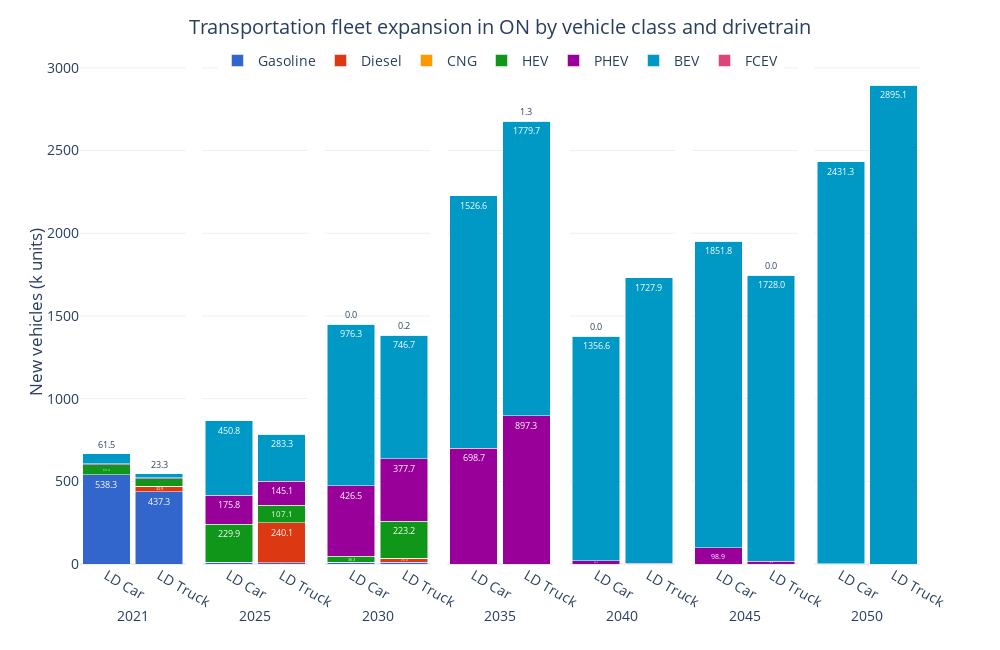

This figure's notebook cell:
### Code cell
ref_fig = ref_trnnewcap[ref_trnnewcap['Vehicle Class'].isin(['LD Car', 'LD Truck'])][['Period', 'Vehicle Class', 'New Capacity', 'Carrier']].groupby(['Period', 'Vehicle Class', 'Carrier'], as_index=False).sum()
ref_fig['New Capacity (M units)'] = ref_fig['New Capacity']/1E3

ref_fig['Carrier'] = pd.Categorical(ref_fig['Carrier'], categories=drivetrain_order, ordered=True)
ref_fig = ref_fig.sort_values(['Carrier', 'Period'])

fig = px.bar(ref_fig, 
             x='Vehicle Class', 
             y='New Capacity', 
             color='Carrier', 
             barmode='stack', 
             facet_col='Period',
             facet_col_spacing=2E-2,
             template='plotly_white',
             color_discrete_sequence=px.colors.qualitative.G10[:7] + px.colors.qualitative.G10[8:],
             text_auto='.1f',
             width=1000, height=650,
             )

fig.update_layout(title=dict(
        text='Transportation fleet expansion in ON by vehicle class and drivetrain',
        x=0.5, 
        y=0.97,
        xanchor='center',
        yanchor='top'
    ),
    xaxis=dict(title='Period'),
    yaxis=dict(title='New vehicles (k units)',
               dtick=500),
    yaxis_title_standoff=0,
    legend_title_text='',
    bargap=0.1,
    legend=dict(
        orientation='h',  
        yanchor='top',
        y=1.03,  
        xanchor='center',
        x=0.5),
    font=dict(
        # family="Open Sans",
        size=14)
    )

for annotation in fig.layout.annotations:
    annotation.text = annotation.text.split('=')[1]
    annotation.y = -0.08  
    annotation.yanchor = 'top' 

for axis in fig.layout:
    if axis.startswith('xaxis'):
        fig.layout[axis].title.text = ''

fig.for_each_trace(lambda trace: trace.update(textfont=dict(size=9)))

fig.show()

### Figure 1 — Plotly figure (JSON) as saved in the notebook; plotly's stock layout.template omitted (floating-point values rounded to 4 significant figures)
{"data": [{"alignmentgroup": "True", "hovertemplate": "Carrier=Gasoline<br>Period=2021<br>Vehicle Class=%{x}<br>New Capacity=%{y}<extra></extra>", "legendgroup": "Gasoline", "marker": {"color": "#3366CC", "pattern": {"shape": ""}}, "name": "Gasoline", "offsetgroup": "Gasoline", "orientation": "v", "showlegend": true, "textfont": {"size": 9}, "textposition": "auto", "texttemplate": "%{y:.1f}", "type": "bar", "x": ["LD Car", "LD Truck"], "xaxis": "x", "y": [538.3, 437.3], "yaxis": "y"}, {"alignmentgroup": "True", "hovertemplate": "Carrier=Gasoline<br>Period=2025<br>Vehicle Class=%{x}<br>New Capacity=%{y}<extra></extra>", "legendgroup": "Gasoline", "marker": {"color": "#3366CC", "pattern": {"shape": ""}}, "name": "Gasoline", "offsetgroup": "Gasoline", "orientation": "v", "showlegend": false, "textfont": {"size": 9}, "textposition": "auto", "texttemplate": "%{y:.1f}", "type": "bar", "x": ["LD Car", "LD Truck"], "xaxis": "x2", "y": [9.689, 8.43], "yaxis": "y2"}, {"alignmentgroup": "True", "hovertemplate": "Carrier=Gasoline<br>Period=2030<br>Vehicle Class=%{x}<br>New Capacity=%{y}<extra></extra>", "legendgroup": "Gasoline", "marker": {"color": "#3366CC", "pattern": {"shape": ""}}, "name": "Gasoline", "offsetgroup": "Gasoline", "orientation": "v", "showlegend": false, "textfont": {"size": 9}, "textposition": "auto", "texttemplate": "%{y:.1f}", "type": "bar", "x": ["LD Car", "LD Truck"], "xaxis": "x3", "y": [10.98, 9.353], "yaxis": "y3"}, {"alignmentgroup": "True", "hovertemplate": "Carrier=Gasoline<br>Period=2035<br>Vehicle Class=%{x}<br>New Capacity=%{y}<extra></extra>", "legendgroup": "Gasoline", "marker": {"color": "#3366CC", "pattern": {"shape": ""}}, "name": "Gasoline", "offsetgroup": "Gasoline", "orientation": "v", "showlegend": false, "textfont": {"size": 9}, "textposition": "auto", "texttemplate": "%{y:.1f}", "type": "bar", "x": ["LD Car", "LD Truck"], "xaxis": "x4", "y": [0, 0], "yaxis": "y4"}, {"alignmentgroup": "True", "hovertemplate": "Carrier=Gasoline<br>Period=2040<br>Vehicle Class=%{x}<br>New Capacity=%{y}<extra></extra>", "legendgroup": "Gasoline", "marker": {"color": "#3366CC", "pattern": {"shape": ""}}, "name": "Gasoline", "offsetgroup": "Gasoline", "orientation": "v", "showlegend": false, "textfont": {"size": 9}, "textposition": "auto", "texttemplate": "%{y:.1f}", "type": "bar", "x": ["LD Car", "LD Truck"], "xaxis": "x5", "y": [0, 0], "yaxis": "y5"}, {"alignmentgroup": "True", "hovertemplate": "Carrier=Gasoline<br>Period=2045<br>Vehicle Class=%{x}<br>New Capacity=%{y}<extra></extra>", "legendgroup": "Gasoline", "marker": {"color": "#3366CC", "pattern": {"shape": ""}}, "name": "Gasoline", "offsetgroup": "Gasoline", "orientation": "v", "showlegend": false, "textfont": {"size": 9}, "textposition": "auto", "texttemplate": "%{y:.1f}", "type": "bar", "x": ["LD Car", "LD Truck"], "xaxis": "x6", "y": [0, 0], "yaxis": "y6"}, {"alignmentgroup": "True", "hovertemplate": "Carrier=Gasoline<br>Period=2050<br>Vehicle Class=%{x}<br>New Capacity=%{y}<extra></extra>", "legendgroup": "Gasoline", "marker": {"color": "#3366CC", "pattern": {"shape": ""}}, "name": "Gasoline", "offsetgroup": "Gasoline", "orientation": "v", "showlegend": false, "textfont": {"size": 9}, "textposition": "auto", "texttemplate": "%{y:.1f}", "type": "bar", "x": ["LD Car", "LD Truck"], "xaxis": "x7", "y": [0, 0], "yaxis": "y7"}, {"alignmentgroup": "True", "hovertemplate": "Carrier=Diesel<br>Period=2021<br>Vehicle Class=%{x}<br>New Capacity=%{y}<extra></extra>", "legendgroup": "Diesel", "marker": {"color": "#DC3912", "pattern": {"shape": ""}}, "name": "Diesel", "offsetgroup": "Diesel", "orientation": "v", "showlegend": true, "textfont": {"size": 9}, "textposition": "auto", "texttemplate": "%{y:.1f}", "type": "bar", "x": ["LD Car", "LD Truck"], "xaxis": "x", "y": [0, 32.94], "yaxis": "y"}, {"alignmentgroup": "True", "hovertemplate": "Carrier=Diesel<br>Period=2025<br>Vehicle Class=%{x}<br>New Capacity=%{y}<extra></extra>", "legendgroup": "Diesel", "marker": {"color": "#DC3912", "pattern": {"shape": ""}}, "name": "Diesel", "offsetgroup": "Diesel", "orientation": "v", "showlegend": false, "textfont": {"size": 9}, "textposition": "auto", "texttemplate": "%{y:.1f}", "type": "bar", "x": ["LD Car", "LD Truck"], "xaxis": "x2", "y": [0.002994, 240.1], "yaxis": "y2"}, {"alignmentgroup": "True", "hovertemplate": "Carrier=Diesel<br>Period=2030<br>Vehicle Class=%{x}<br>New Capacity=%{y}<extra></extra>", "legendgroup": "Diesel", "marker": {"color": "#DC3912", "pattern": {"shape": ""}}, "name": "Diesel", "offsetgroup": "Diesel", "orientation": "v", "showlegend": false, "textfont": {"size": 9}, "textposition": "auto", "texttemplate": "%{y:.1f}", "type": "bar", "x": ["LD Car", "LD Truck"], "xaxis": "x3", "y": [0.001416, 25.97], "yaxis": "y3"}, {"alignmentgroup": "True", "hovertemplate": "Carrier=Diesel<br>Period=2035<br>Vehicle Class=%{x}<br>New Capacity=%{y}<extra></extra>", "legendgroup": "Diesel", "marker": {"color": "#DC3912", "pattern": {"shape": ""}}, "name": "Diesel", "offsetgroup": "Diesel", "orientation": "v", "showlegend": false, "textfont": {"size": 9}, "textposition": "auto", "texttemplate": "%{y:.1f}", "type": "bar", "x": ["LD Car", "LD Truck"], "xaxis": "x4", "y": [0, 0], "yaxis": "y4"}, {"alignmentgroup": "True", "hovertemplate": "Carrier=Diesel<br>Period=2040<br>Vehicle Class=%{x}<br>New Capacity=%{y}<extra></extra>", "legendgroup": "Diesel", "marker": {"color": "#DC3912", "pattern": {"shape": ""}}, "name": "Diesel", "offsetgroup": "Diesel", "orientation": "v", "showlegend": false, "textfont": {"size": 9}, "textposition": "auto", "texttemplate": "%{y:.1f}", "type": "bar", "x": ["LD Car", "LD Truck"], "xaxis": "x5", "y": [0, 0], "yaxis": "y5"}, {"alignmentgroup": "True", "hovertemplate": "Carrier=Diesel<br>Period=2045<br>Vehicle Class=%{x}<br>New Capacity=%{y}<extra></extra>", "legendgroup": "Diesel", "marker": {"color": "#DC3912", "pattern": {"shape": ""}}, "name": "Diesel", "offsetgroup": "Diesel", "orientation": "v", "showlegend": false, "textfont": {"size": 9}, "textposition": "auto", "texttemplate": "%{y:.1f}", "type": "bar", "x": ["LD Car", "LD Truck"], "xaxis": "x6", "y": [0, 0], "yaxis": "y6"}, {"alignmentgroup": "True", "hovertemplate": "Carrier=Diesel<br>Period=2050<br>Vehicle Class=%{x}<br>New Capacity=%{y}<extra></extra>", "legendgroup": "Diesel", "marker": {"color": "#DC3912", "pattern": {"shape": ""}}, "name": "Diesel", "offsetgroup": "Diesel", "orientation": "v", "showlegend": false, "textfont": {"size": 9}, "textposition": "auto", "texttemplate": "%{y:.1f}", "type": "bar", "x": ["LD Car", "LD Truck"], "xaxis": "x7", "y": [0, 0], "yaxis": "y7"}, {"alignmentgroup": "True", "hovertemplate": "Carrier=CNG<br>Period=2021<br>Vehicle Class=%{x}<br>New Capacity=%{y}<extra></extra>", "legendgroup": "CNG", "marker": {"color": "#FF9900", "pattern": {"shape": ""}}, "name": "CNG", "offsetgroup": "CNG", "orientation": "v", "showlegend": true, "textfont": {"size": 9}, "textposition": "auto", "texttemplate": "%{y:.1f}", "type": "bar", "x": ["LD Car", "LD Truck"], "xaxis": "x", "y": [0, 0], "yaxis": "y"}, {"alignmentgroup": "True", "hovertemplate": "Carrier=CNG<br>Period=2025<br>Vehicle Class=%{x}<br>New Capacity=%{y}<extra></extra>", "legendgroup": "CNG", "marker": {"color": "#FF9900", "pattern": {"shape": ""}}, "name": "CNG", "offsetgroup": "CNG", "orientation": "v", "showlegend": false, "textfont": {"size": 9}, "textposition": "auto", "texttemplate": "%{y:.1f}", "type": "bar", "x": ["LD Car", "LD Truck"], "xaxis": "x2", "y": [0.002641, 0.005118], "yaxis": "y2"}, {"alignmentgroup": "True", "hovertemplate": "Carrier=CNG<br>Period=2030<br>Vehicle Class=%{x}<br>New Capacity=%{y}<extra></extra>", "legendgroup": "CNG", "marker": {"color": "#FF9900", "pattern": {"shape": ""}}, "name": "CNG", "offsetgroup": "CNG", "orientation": "v", "showlegend": false, "textfont": {"size": 9}, "textposition": "auto", "texttemplate": "%{y:.1f}", "type": "bar", "x": ["LD Car", "LD Truck"], "xaxis": "x3", "y": [0.001384, 0.005479], "yaxis": "y3"}, {"alignmentgroup": "True", "hovertemplate": "Carrier=CNG<br>Period=2035<br>Vehicle Class=%{x}<br>New Capacity=%{y}<extra></extra>", "legendgroup": "CNG", "marker": {"color": "#FF9900", "pattern": {"shape": ""}}, "name": "CNG", "offsetgroup": "CNG", "orientation": "v", "showlegend": false, "textfont": {"size": 9}, "textposition": "auto", "texttemplate": "%{y:.1f}", "type": "bar", "x": ["LD Car", "LD Truck"], "xaxis": "x4", "y": [0, 0], "yaxis": "y4"}, {"alignmentgroup": "True", "hovertemplate": "Carrier=CNG<br>Period=2040<br>Vehicle Class=%{x}<br>New Capacity=%{y}<extra></extra>", "legendgroup": "CNG", "marker": {"color": "#FF9900", "pattern": {"shape": ""}}, "name": "CNG", "offsetgroup": "CNG", "orientation": "v", "showlegend": false, "textfont": {"size": 9}, "textposition": "auto", "texttemplate": "%{y:.1f}", "type": "bar", "x": ["LD Car", "LD Truck"], "xaxis": "x5", "y": [0, 0], "yaxis": "y5"}, {"alignmentgroup": "True", "hovertemplate": "Carrier=CNG<br>Period=2045<br>Vehicle Class=%{x}<br>New Capacity=%{y}<extra></extra>", "legendgroup": "CNG", "marker": {"color": "#FF9900", "pattern": {"shape": ""}}, "name": "CNG", "offsetgroup": "CNG", "orientation": "v", "showlegend": false, "textfont": {"size": 9}, "textposition": "auto", "texttemplate": "%{y:.1f}", "type": "bar", "x": ["LD Car", "LD Truck"], "xaxis": "x6", "y": [0, 0], "yaxis": "y6"}, {"alignmentgroup": "True", "hovertemplate": "Carrier=CNG<br>Period=2050<br>Vehicle Class=%{x}<br>New Capacity=%{y}<extra></extra>", "legendgroup": "CNG", "marker": {"color": "#FF9900", "pattern": {"shape": ""}}, "name": "CNG", "offsetgroup": "CNG", "orientation": "v", "showlegend": false, "textfont": {"size": 9}, "textposition": "auto", "texttemplate": "%{y:.1f}", "type": "bar", "x": ["LD Car", "LD Truck"], "xaxis": "x7", "y": [0, 0], "yaxis": "y7"}, {"alignmentgroup": "True", "hovertemplate": "Carrier=HEV<br>Period=2021<br>Vehicle Class=%{x}<br>New Capacity=%{y}<extra></extra>", "legendgroup": "HEV", "marker": {"color": "#109618", "pattern": {"shape": ""}}, "name": "HEV", "offsetgroup": "HEV", "orientation": "v", "showlegend": true, "textfont": {"size": 9}, "textposition": "auto", "texttemplate": "%{y:.1f}", "type": "bar", "x": ["LD Car", "LD Truck"], "xaxis": "x", "y": [63.39, 44.03], "yaxis": "y"}, {"alignmentgroup": "True", "hovertemplate": "Carrier=HEV<br>Period=2025<br>Vehicle Class=%{x}<br>New Capacity=%{y}<extra></extra>", "legendgroup": "HEV", "marker": {"color": "#109618", "pattern": {"shape": ""}}, "name": "HEV", "offsetgroup": "HEV", "orientation": "v", "showlegend": false, "textfont": {"size": 9}, "textposition": "auto", "texttemplate": "%{y:.1f}", "type": "bar", "x": ["LD Car", "LD Truck"], "xaxis": "x2", "y": [229.9, 107.1], "yaxis": "y2"}, {"alignmentgroup": "True", "hovertemplate": "Carrier=HEV<br>Period=2030<br>Vehicle Class=%{x}<br>New Capacity=%{y}<extra></extra>", "legendgroup": "HEV", "marker": {"color": "#109618", "pattern": {"shape": ""}}, "name": "HEV", "offsetgroup": "HEV", "orientation": "v", "showlegend": false, "textfont": {"size": 9}, "textposition": "auto", "texttemplate": "%{y:.1f}", "type": "bar", "x": ["LD Car", "LD Truck"], "xaxis": "x3", "y": [36.31, 223.2], "yaxis": "y3"}, {"alignmentgroup": "True", "hovertemplate": "Carrier=HEV<br>Period=2035<br>Vehicle Class=%{x}<br>New Capacity=%{y}<extra></extra>", "legendgroup": "HEV", "marker": {"color": "#109618", "pattern": {"shape": ""}}, "name": "HEV", "offsetgroup": "HEV", "orientation": "v", "showlegend": false, "textfont": {"size": 9}, "textposition": "auto", "texttemplate": "%{y:.1f}", "type": "bar", "x": ["LD Car", "LD Truck"], "xaxis": "x4", "y": [0, 0], "yaxis": "y4"}, {"alignmentgroup": "True", "hovertemplate": "Carrier=HEV<br>Period=2040<br>Vehicle Class=%{x}<br>New Capacity=%{y}<extra></extra>", "legendgroup": "HEV", "marker": {"color": "#109618", "pattern": {"shape": ""}}, "name": "HEV", "offsetgroup": "HEV", "orientation": "v", "showlegend": false, "textfont": {"size": 9}, "textposition": "auto", "texttemplate": "%{y:.1f}", "type": "bar", "x": ["LD Car", "LD Truck"], "xaxis": "x5", "y": [0, 0], "yaxis": "y5"}, {"alignmentgroup": "True", "hovertemplate": "Carrier=HEV<br>Period=2045<br>Vehicle Class=%{x}<br>New Capacity=%{y}<extra></extra>", "legendgroup": "HEV", "marker": {"color": "#109618", "pattern": {"shape": ""}}, "name": "HEV", "offsetgroup": "HEV", "orientation": "v", "showlegend": false, "textfont": {"size": 9}, "textposition": "auto", "texttemplate": "%{y:.1f}", "type": "bar", "x": ["LD Car", "LD Truck"], "xaxis": "x6", "y": [0, 0], "yaxis": "y6"}, {"alignmentgroup": "True", "hovertemplate": "Carrier=HEV<br>Period=2050<br>Vehicle Class=%{x}<br>New Capacity=%{y}<extra></extra>", "legendgroup": "HEV", "marker": {"color": "#109618", "pattern": {"shape": ""}}, "name": "HEV", "offsetgroup": "HEV", "orientation": "v", "showlegend": false, "textfont": {"size": 9}, "textposition": "auto", "texttemplate": "%{y:.1f}", "type": "bar", "x": ["LD Car", "LD Truck"], "xaxis": "x7", "y": [0, 0], "yaxis": "y7"}, {"alignmentgroup": "True", "hovertemplate": "Carrier=PHEV<br>Period=2021<br>Vehicle Class=%{x}<br>New Capacity=%{y}<extra></extra>", "legendgroup": "PHEV", "marker": {"color": "#990099", "pattern": {"shape": ""}}, "name": "PHEV", "offsetgroup": "PHEV", "orientation": "v", "showlegend": true, "textfont": {"size": 9}, "textposition": "auto", "texttemplate": "%{y:.1f}", "type": "bar", "x": ["LD Car", "LD Truck"], "xaxis": "x", "y": [4.991, 7.971], "yaxis": "y"}, {"alignmentgroup": "True", "hovertemplate": "Carrier=PHEV<br>Period=2025<br>Vehicle Class=%{x}<br>New Capacity=%{y}<extra></extra>", "legendgroup": "PHEV", "marker": {"color": "#990099", "pattern": {"shape": ""}}, "name": "PHEV", "offsetgroup": "PHEV", "orientation": "v", "showlegend": false, "textfont": {"size": 9}, "textposition": "auto", "texttemplate": "%{y:.1f}", "type": "bar", "x": ["LD Car", "LD Truck"], "xaxis": "x2", "y": [175.8, 145.1], "yaxis": "y2"}, {"alignmentgroup": "True", "hovertemplate": "Carrier=PHEV<br>Period=2030<br>Vehicle Class=%{x}<br>New Capacity=%{y}<extra></extra>", "legendgroup": "PHEV", "marker": {"color": "#990099", "pattern": {"shape": ""}}, "name": "PHEV", "offsetgroup": "PHEV", "orientation": "v", "showlegend": false, "textfont": {"size": 9}, "textposition": "auto", "texttemplate": "%{y:.1f}", "type": "bar", "x": ["LD Car", "LD Truck"], "xaxis": "x3", "y": [426.5, 377.7], "yaxis": "y3"}, {"alignmentgroup": "True", "hovertemplate": "Carrier=PHEV<br>Period=2035<br>Vehicle Class=%{x}<br>New Capacity=%{y}<extra></extra>", "legendgroup": "PHEV", "marker": {"color": "#990099", "pattern": {"shape": ""}}, "name": "PHEV", "offsetgroup": "PHEV", "orientation": "v", "showlegend": false, "textfont": {"size": 9}, "textposition": "auto", "texttemplate": "%{y:.1f}", "type": "bar", "x": ["LD Car", "LD Truck"], "xaxis": "x4", "y": [698.7, 897.3], "yaxis": "y4"}, {"alignmentgroup": "True", "hovertemplate": "Carrier=PHEV<br>Period=2040<br>Vehicle Class=%{x}<br>New Capacity=%{y}<extra></extra>", "legendgroup": "PHEV", "marker": {"color": "#990099", "pattern": {"shape": ""}}, "name": "PHEV", "offsetgroup": "PHEV", "orientation": "v", "showlegend": false, "textfont": {"size": 9}, "textposition": "auto", "texttemplate": "%{y:.1f}", "type": "bar", "x": ["LD Car", "LD Truck"], "xaxis": "x5", "y": [20.16, 3.09], "yaxis": "y5"}, {"alignmentgroup": "True", "hovertemplate": "Carrier=PHEV<br>Period=2045<br>Vehicle Class=%{x}<br>New Capacity=%{y}<extra></extra>", "legendgroup": "PHEV", "marker": {"color": "#990099", "pattern": {"shape": ""}}, "name": "PHEV", "offsetgroup": "PHEV", "orientation": "v", "showlegend": false, "textfont": {"size": 9}, "textposition": "auto", "texttemplate": "%{y:.1f}", "type": "bar", "x": ["LD Car", "LD Truck"], "xaxis": "x6", "y": [98.93, 16.81], "yaxis": "y6"}, {"alignmentgroup": "True", "hovertemplate": "Carrier=PHEV<br>Period=2050<br>Vehicle Class=%{x}<br>New Capacity=%{y}<extra></extra>", "legendgroup": "PHEV", "marker": {"color": "#990099", "pattern": {"shape": ""}}, "name": "PHEV", "offsetgroup": "PHEV", "orientation": "v", "showlegend": false, "textfont": {"size": 9}, "textposition": "auto", "texttemplate": "%{y:.1f}", "type": "bar", "x": ["LD Car", "LD Truck"], "xaxis": "x7", "y": [2.305, 0.01676], "yaxis": "y7"}, {"alignmentgroup": "True", "hovertemplate": "Carrier=BEV<br>Period=2021<br>Vehicle Class=%{x}<br>New Capacity=%{y}<extra></extra>", "legendgroup": "BEV", "marker": {"color": "#0099C6", "pattern": {"shape": ""}}, "name": "BEV", "offsetgroup": "BEV", "orientation": "v", "showlegend": true, "textfont": {"size": 9}, "textposition": "auto", "texttemplate": "%{y:.1f}", "type": "bar", "x": ["LD Car", "LD Truck"], "xaxis": "x", "y": [61.47, 23.34], "yaxis": "y"}, {"alignmentgroup": "True", "hovertemplate": "Carrier=BEV<br>Period=2025<br>Vehicle Class=%{x}<br>New Capacity=%{y}<extra></extra>", "legendgroup": "BEV", "marker": {"color": "#0099C6", "pattern": {"shape": ""}}, "name": "BEV", "offsetgroup": "BEV", "orientation": "v", "showlegend": false, "textfont": {"size": 9}, "textposition": "auto", "texttemplate": "%{y:.1f}", "type": "bar", "x": ["LD Car", "LD Truck"], "xaxis": "x2", "y": [450.8, 283.3], "yaxis": "y2"}, {"alignmentgroup": "True", "hovertemplate": "Carrier=BEV<br>Period=2030<br>Vehicle Class=%{x}<br>New Capacity=%{y}<extra></extra>", "legendgroup": "BEV", "marker": {"color": "#0099C6", "pattern": {"shape": ""}}, "name": "BEV", "offsetgroup": "BEV", "orientation": "v", "showlegend": false, "textfont": {"size": 9}, "textposition": "auto", "texttemplate": "%{y:.1f}", "type": "bar", "x": ["LD Car", "LD Truck"], "xaxis": "x3", "y": [976.3, 746.7], "yaxis": "y3"}, {"alignmentgroup": "True", "hovertemplate": "Carrier=BEV<br>Period=2035<br>Vehicle Class=%{x}<br>New Capacity=%{y}<extra></extra>", "legendgroup": "BEV", "marker": {"color": "#0099C6", "pattern": {"shape": ""}}, "name": "BEV", "offsetgroup": "BEV", "orientation": "v", "showlegend": false, "textfont": {"size": 9}, "textposition": "auto", "texttemplate": "%{y:.1f}", "type": "bar", "x": ["LD Car", "LD Truck"], "xaxis": "x4", "y": [1527.0, 1780.0], "yaxis": "y4"}, {"alignmentgroup": "True", "hovertemplate": "Carrier=BEV<br>Period=2040<br>Vehicle Class=%{x}<br>New Capacity=%{y}<extra></extra>", "legendgroup": "BEV", "marker": {"color": "#0099C6", "pattern": {"shape": ""}}, "name": "BEV", "offsetgroup": "BEV", "orientation": "v", "showlegend": false, "textfont": {"size": 9}, "textposition": "auto", "texttemplate": "%{y:.1f}", "type": "bar", "x": ["LD Car", "LD Truck"], "xaxis": "x5", "y": [1357.0, 1728.0], "yaxis": "y5"}, {"alignmentgroup": "True", "hovertemplate": "Carrier=BEV<br>Period=2045<br>Vehicle Class=%{x}<br>New Capacity=%{y}<extra></extra>", "legendgroup": "BEV", "marker": {"color": "#0099C6", "pattern": {"shape": ""}}, "name": "BEV", "offsetgroup": "BEV", "orientation": "v", "showlegend": false, "textfont": {"size": 9}, "textposition": "auto", "texttemplate": "%{y:.1f}", "type": "bar", "x": ["LD Car", "LD Truck"], "xaxis": "x6", "y": [1852.0, 1728.0], "yaxis": "y6"}, {"alignmentgroup": "True", "hovertemplate": "Carrier=BEV<br>Period=2050<br>Vehicle Class=%{x}<br>New Capacity=%{y}<extra></extra>", "legendgroup": "BEV", "marker": {"color": "#0099C6", "pattern": {"shape": ""}}, "name": "BEV", "offsetgroup": "BEV", "orientation": "v", "showlegend": false, "textfont": {"size": 9}, "textposition": "auto", "texttemplate": "%{y:.1f}", "type": "bar", "x": ["LD Car", "LD Truck"], "xaxis": "x7", "y": [2431.0, 2895.0], "yaxis": "y7"}, {"alignmentgroup": "True", "hovertemplate": "Carrier=FCEV<br>Period=2021<br>Vehicle Class=%{x}<br>New Capacity=%{y}<extra></extra>", "legendgroup": "FCEV", "marker": {"color": "#DD4477", "pattern": {"shape": ""}}, "name": "FCEV", "offsetgroup": "FCEV", "orientation": "v", "showlegend": true, "textfont": {"size": 9}, "textposition": "auto", "texttemplate": "%{y:.1f}", "type": "bar", "x": ["LD Car", "LD Truck"], "xaxis": "x", "y": [0, 0], "yaxis": "y"}, {"alignmentgroup": "True", "hovertemplate": "Carrier=FCEV<br>Period=2025<br>Vehicle Class=%{x}<br>New Capacity=%{y}<extra></extra>", "legendgroup": "FCEV", "marker": {"color": "#DD4477", "pattern": {"shape": ""}}, "name": "FCEV", "offsetgroup": "FCEV", "orientation": "v", "showlegend": false, "textfont": {"size": 9}, "textposition": "auto", "texttemplate": "%{y:.1f}", "type": "bar", "x": ["LD Car", "LD Truck"], "xaxis": "x2", "y": [0.002848, 0.007053], "yaxis": "y2"}, {"alignmentgroup": "True", "hovertemplate": "Carrier=FCEV<br>Period=2030<br>Vehicle Class=%{x}<br>New Capacity=%{y}<extra></extra>", "legendgroup": "FCEV", "marker": {"color": "#DD4477", "pattern": {"shape": ""}}, "name": "FCEV", "offsetgroup": "FCEV", "orientation": "v", "showlegend": false, "textfont": {"size": 9}, "textposition": "auto", "texttemplate": "%{y:.1f}", "type": "bar", "x": ["LD Car", "LD Truck"], "xaxis": "x3", "y": [0.004871, 0.1874], "yaxis": "y3"}, {"alignmentgroup": "True", "hovertemplate": "Carrier=FCEV<br>Period=2035<br>Vehicle Class=%{x}<br>New Capacity=%{y}<extra></extra>", "legendgroup": "FCEV", "marker": {"color": "#DD4477", "pattern": {"shape": ""}}, "name": "FCEV", "offsetgroup": "FCEV", "orientation": "v", "showlegend": false, "textfont": {"size": 9}, "textposition": "auto", "texttemplate": "%{y:.1f}", "type": "bar", "x": ["LD Car", "LD Truck"], "xaxis": "x4", "y": [0.002233, 1.271], "yaxis": "y4"}, {"alignmentgroup": "True", "hovertemplate": "Carrier=FCEV<br>Period=2040<br>Vehicle Class=%{x}<br>New Capacity=%{y}<extra></extra>", "legendgroup": "FCEV", "marker": {"color": "#DD4477", "pattern": {"shape": ""}}, "name": "FCEV", "offsetgroup": "FCEV", "orientation": "v", "showlegend": false, "textfont": {"size": 9}, "textposition": "auto", "texttemplate": "%{y:.1f}", "type": "bar", "x": ["LD Car", "LD Truck"], "xaxis": "x5", "y": [0.001925, 0.04996], "yaxis": "y5"}, {"alignmentgroup": "True", "hovertemplate": "Carrier=FCEV<br>Period=2045<br>Vehicle Class=%{x}<br>New Capacity=%{y}<extra></extra>", "legendgroup": "FCEV", "marker": {"color": "#DD4477", "pattern": {"shape": ""}}, "name": "FCEV", "offsetgroup": "FCEV", "orientation": "v", "showlegend": false, "textfont": {"size": 9}, "textposition": "auto", "texttemplate": "%{y:.1f}", "type": "bar", "x": ["LD Car", "LD Truck"], "xaxis": "x6", "y": [0.002811, 0.008532], "yaxis": "y6"}, {"alignmentgroup": "True", "hovertemplate": "Carrier=FCEV<br>Period=2050<br>Vehicle Class=%{x}<br>New Capacity=%{y}<extra></extra>", "legendgroup": "FCEV", "marker": {"color": "#DD4477", "pattern": {"shape": ""}}, "name": "FCEV", "offsetgroup": "FCEV", "orientation": "v", "showlegend": false, "textfont": {"size": 9}, "textposition": "auto", "texttemplate": "%{y:.1f}", "type": "bar", "x": ["LD Car", "LD Truck"], "xaxis": "x7", "y": [0.005463, 0.02457], "yaxis": "y7"}], "layout": {"annotations": [{"font": {}, "showarrow": false, "text": "2021", "x": 0.06286, "xanchor": "center", "xref": "paper", "y": -0.08, "yanchor": "top", "yref": "paper"}, {"font": {}, "showarrow": false, "text": "2025", "x": 0.2086, "xanchor": "center", "xref": "paper", "y": -0.08, "yanchor": "top", "yref": "paper"}, {"font": {}, "showarrow": false, "text": "2030", "x": 0.3543, "xanchor": "center", "xref": "paper", "y": -0.08, "yanchor": "top", "yref": "paper"}, {"font": {}, "showarrow": false, "text": "2035", "x": 0.5, "xanchor": "center", "xref": "paper", "y": -0.08, "yanchor": "top", "yref": "paper"}, {"font": {}, "showarrow": false, "text": "2040", "x": 0.6457, "xanchor": "center", "xref": "paper", "y": -0.08, "yanchor": "top", "yref": "paper"}, {"font": {}, "showarrow": false, "text": "2045", "x": 0.7914, "xanchor": "center", "xref": "paper", "y": -0.08, "yanchor": "top", "yref": "paper"}, {"font": {}, "showarrow": false, "text": "2050", "x": 0.9371, "xanchor": "center", "xref": "paper", "y": -0.08, "yanchor": "top", "yref": "paper"}], "bargap": 0.1, "barmode": "stack", "font": {"size": 14}, "height": 650, "legend": {"orientation": "h", "title": {"text": ""}, "tracegroupgap": 0, "x": 0.5, "xanchor": "center", "y": 1.03, "yanchor": "top"}, "margin": {"t": 60}, "title": {"text": "Transportation fleet expansion in ON by vehicle class and drivetrain", "x": 0.5, "xanchor": "center", "y": 0.97, "yanchor": "top"}, "width": 1000, "xaxis": {"anchor": "y", "domain": [0, 0.1257], "title": {"text": ""}}, "xaxis2": {"anchor": "y2", "domain": [0.1457, 0.2714], "matches": "x", "title": {"text": ""}}, "xaxis3": {"anchor": "y3", "domain": [0.2914, 0.4171], "matches": "x", "title": {"text": ""}}, "xaxis4": {"anchor": "y4", "domain": [0.4371, 0.5629], "matches": "x", "title": {"text": ""}}, "xaxis5": {"anchor": "y5", "domain": [0.5829, 0.7086], "matches": "x", "title": {"text": ""}}, "xaxis6": {"anchor": "y6", "domain": [0.7286, 0.8543], "matches": "x", "title": {"text": ""}}, "xaxis7": {"anchor": "y7", "domain": [0.8743, 1.0], "matches": "x", "title": {"text": ""}}, "yaxis": {"anchor": "x", "domain": [0, 1], "dtick": 500, "title": {"standoff": 0, "text": "New vehicles (k units)"}}, "yaxis2": {"anchor": "x2", "domain": [0, 1], "matches": "y", "showticklabels": false}, "yaxis3": {"anchor": "x3", "domain": [0, 1], "matches": "y", "showticklabels": false}, "yaxis4": {"anchor": "x4", "domain": [0, 1], "matches": "y", "showticklabels": false}, "yaxis5": {"anchor": "x5", "domain": [0, 1], "matches": "y", "showticklabels": false}, "yaxis6": {"anchor": "x6", "domain": [0, 1], "matches": "y", "showticklabels": false}, "yaxis7": {"anchor": "x7", "domain": [0, 1], "matches": "y", "showticklabels": false}}}
